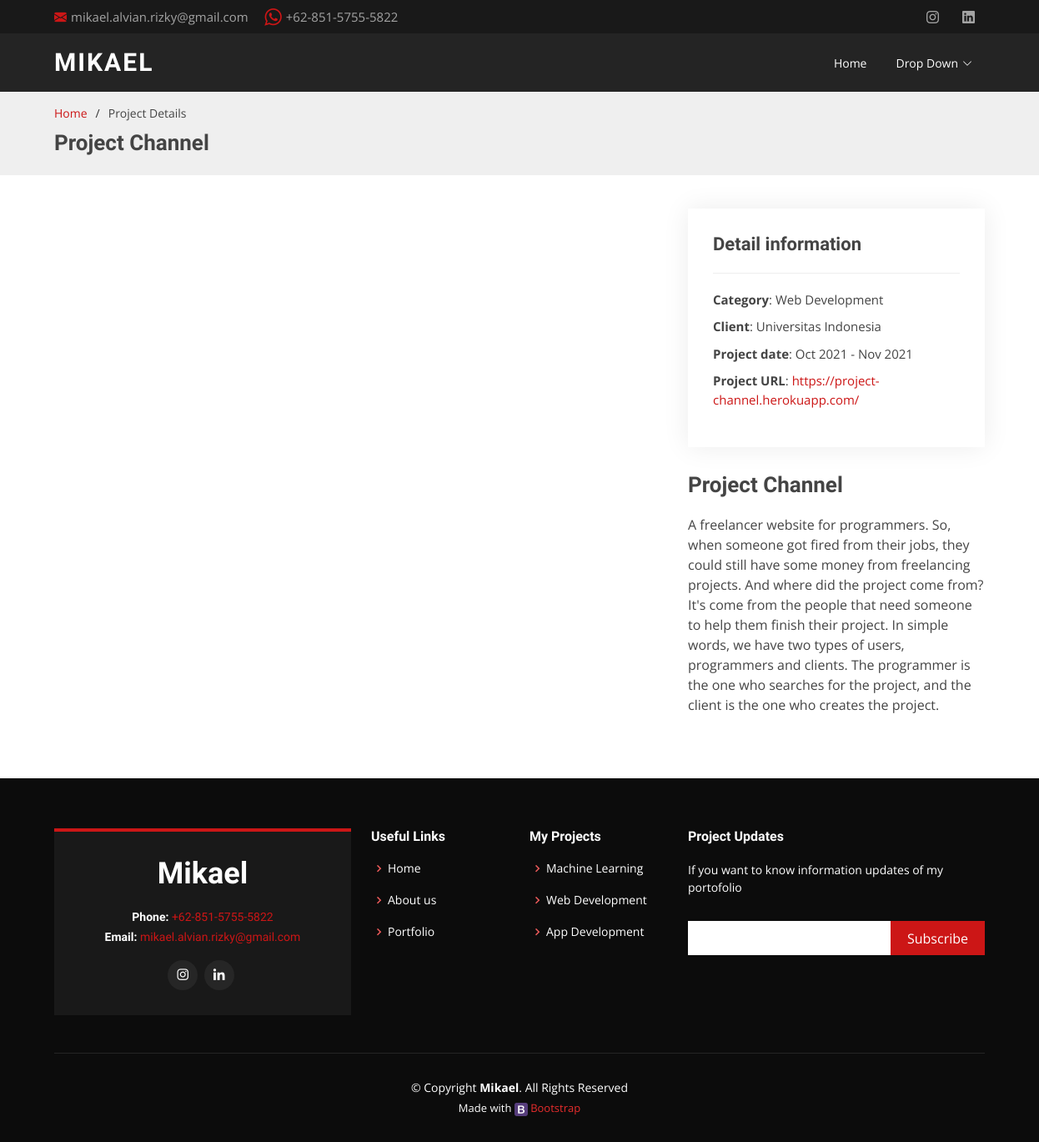
The page /project_details/2/ on the database its author committed.
### home/models.py (models this page shows)
class Project(models.Model):
    nama = models.CharField(max_length=100)
    urls = models.URLField(max_length=600)
    description = models.TextField(max_length=5000)
    category = models.CharField(max_length=100)
    date = models.CharField(max_length=100)
    client = models.CharField(max_length=100)
    img_path = models.CharField(max_length=200)

### home/views.py (the view)
# urls.py: path('project_details/<int:project_id>/', views.project_details, name='project_details'),
def project_details(request, project_id):
    project = Project.objects.get(id=project_id)
    return render(request, 'project_details.html', {'project': project})

### home/templates/project_details.html (shortened to what this page needs)
{% extends 'base.html' %}
{% load static %}
{% block content %}
<header id="header" class="d-flex align-items-center">
  <div class="container d-flex align-items-center justify-content-between">
    <h1 class="logo"><a href="javascript:void(0)">Mikael</a></h1>
    <nav id="navbar" class="navbar">
      <ul>
        <li><a class="nav-link scrollto" href="{% url 'home:index' %}">Home</a></li>
        <li class="dropdown"><a href="#"><span>Drop Down</span> <i class="bi bi-chevron-down"></i></a>
        </li>
      </ul>
    </nav>
  </div>
</header>
  <main id="main">
    <section id="breadcrumbs" class="breadcrumbs">
      <div class="container">
        <ol>
          <li><a href="{% url 'home:index' %}">Home</a></li>
          <li>Project Details</li>
        </ol>
        <h2>{{ project.nama }}</h2>
      </div>
    </section>
    <section id="portfolio-details" class="portfolio-details">
      <div class="container">
        <div class="row gy-4">
          <div class="col-lg-8">
          </div>
          <div class="col-lg-4">
            <div class="portfolio-info">
              <h3>Detail information</h3>
              <ul>
                <li><strong>Category</strong>: {{ project.category }}</li>
                <li><strong>Client</strong>: {{ project.client }}</li>
                <li><strong>Project date</strong>: {{ project.date }}</li>
                <li><strong>Project URL</strong>: <a href="#">{{ project.urls }}</a></li>
              </ul>
            </div>
            <div class="portfolio-description">
              <h2>{{ project.nama }}</h2>
              <p>
                {{ project.description }}
              </p>
            </div>
          </div>
        </div>
      </div>
    </section>
  </main>
  {% endblock %}

### home/templates/base.html (shortened to what this page needs)
<!DOCTYPE html>
<html lang="en">
{% load static %}
<head>
  <link rel="stylesheet" href="https://cdnjs.cloudflare.com/ajax/libs/font-awesome/4.7.0/css/font-awesome.min.css">
  <link href="{% static 'assets/vendor/aos/aos.css' %}" rel="stylesheet">
  <link href="{% static 'assets/vendor/bootstrap/css/bootstrap.min.css' %}" rel="stylesheet">
  <link href="{% static 'assets/vendor/bootstrap-icons/bootstrap-icons.css' %}" rel="stylesheet">
  <link href="{% static 'assets/vendor/boxicons/css/boxicons.min.css' %}" rel="stylesheet">
  <link href="{% static 'assets/vendor/glightbox/css/glightbox.min.css' %}" rel="stylesheet">
  <link href="{% static 'assets/vendor/swiper/swiper-bundle.min.css' %}" rel="stylesheet">
  <link href="{% static 'assets/css/style.css' %}" rel="stylesheet">
</head>
<body>
  <section id="topbar" class="d-flex align-items-center">
    <div class="container d-flex justify-content-center justify-content-md-between">
      <div class="contact-info d-flex align-items-center">
        <i class="bi bi-envelope-fill"></i><a href="mailto:mikael.alvian.rizky@gmail.com">mikael.alvian.rizky@gmail.com</a>
         <a href="https://wa.me/6285157555822">+62-851-5755-5822</a>
      </div>
      <div class="social-links d-none d-md-block">
        <a href="https://www.instagram.com/mykael_alvian/" class="instagram"><i class="bi bi-instagram"></i></a>
        <a href="https://www.linkedin.com/in/mikael-alvian-rizky/" class="linkedin"><i class="bi bi-linkedin"></i></a>
      </div>
    </div>
  </section>
  {% block content %}
  {% endblock %}
  <footer id="footer">
    <div class="footer-top">
      <div class="container">
        <div class="row">
          <div class="col-lg-4 col-md-6">
            <div class="footer-info">
              <h3>Mikael</h3>
              <p>
                <strong>Phone:</strong> <a href="https://wa.me/6285157555822">+62-851-5755-5822</a><br>
                <strong>Email:</strong> <a href="mailto:mikael.alvian.rizky@gmail.com">mikael.alvian.rizky@gmail.com</a><br>
              </p>
              <div class="social-links mt-3">
                <a href="https://www.instagram.com/mykael_alvian/" class="instagram"><i class="bx bxl-instagram"></i></a>
                <a href="https://www.linkedin.com/in/mikael-alvian-rizky/" class="linkedin"><i class="bx bxl-linkedin"></i></a>
              </div>
            </div>
          </div>
          <div class="col-lg-2 col-md-6 footer-links">
            <h4>Useful Links</h4>
            <ul>
              <li><i class="bx bx-chevron-right"></i> <a href="#">Home</a></li>
              <li><i class="bx bx-chevron-right"></i> <a href="#about">About us</a></li>
              <li><i class="bx bx-chevron-right"></i> <a href="#portfolio">Portfolio</a></li>
            </ul>
          </div>
          <div class="col-lg-2 col-md-6 footer-links">
            <h4>My Projects</h4>
            <ul>
              <li><i class="bx bx-chevron-right"></i> <a href="{% url 'home:ml_project'%}">Machine Learning</a></li>
              <li><i class="bx bx-chevron-right"></i> <a href="{% url 'home:webdev_project'%}">Web Development</a></li>
              <li><i class="bx bx-chevron-right"></i> <a href="{% url 'home:appdev_project'%}">App Development</a></li>
            </ul>
          </div>
          <div class="col-lg-4 col-md-6 footer-newsletter">
            <h4>Project Updates</h4>
            <p>If you want to know information updates of my portofolio</p>
            <form action="" method="post">
              <input type="email" name="email"><input type="submit" value="Subscribe">
            </form>
          </div>
        </div>
      </div>
    </div>
    <div class="container">
      <div class="copyright">
        &copy; Copyright <strong><span>Mikael</span></strong>. All Rights Reserved
      </div>
      <div class="credits">
        Made with <img src="{% static 'assets/img/smaler_favicon.png' %}" alt=""> <a href="https://bootstrapmade.com/">Bootstrap</a>
      </div>
    </div>
  </footer>
</body>
</html>

### rows shown on the page
Project: nama "Project Channel", category "Web Development", client "Universitas Indonesia", date "Oct 2021 - Nov 2021", urls "https://project-channel.herokuapp.com/", description "A freelancer website for programmers. So, when someone got fired from their jobs, they could still have some money from freelancing projects. And where did the project come from? It's come from the people that need someone to help them finish their project. In simple words, we have two types of users, programmers and clients. The programmer is the one who searches for the project, and the client is the one who creates the project."
